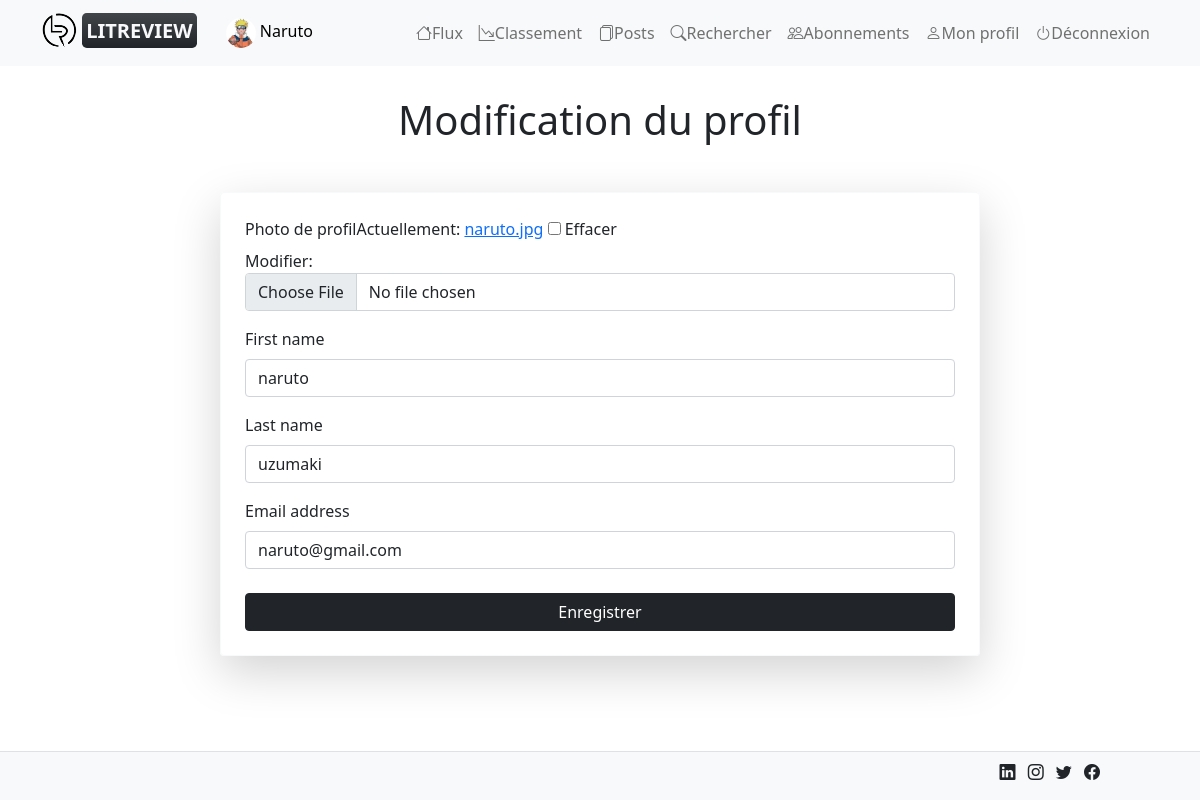
The app's page /profile/profile_update (signed in) with its own data.
### authentication/models.py (models this page shows, shortened)
class User(AbstractUser):
    WIDTH = 200
    image = models.ImageField(verbose_name="Photo de profil", blank=True, null=True)
    def __str__(self):
        return f"{str(self.username).capitalize()}"

### authentication/views.py (the view)
# urls.py: path("profile/profile_update", profile_update, name="profile_update"),
@login_required
def profile_update(request):
    form = forms.ProfileForm(instance=request.user)
    if request.method == "POST":
        form = forms.ProfileForm(request.POST, request.FILES, instance=request.user)
        if form.is_valid():
            form.save()
            return redirect("profile")
    return render(request, "authentication/profile_update.html", {"form": form})

### authentication/forms.py
class ProfileForm(forms.ModelForm):
    class Meta:
        model = get_user_model()
        fields = ("image", "first_name", "last_name", "email")

### authentication/templates/authentication/profile_update.html (shortened to what this page needs)
{% extends 'base.html' %}
{% block content %}
  {% load django_bootstrap5 %}
  <h1 class="text-center my-4 mb-5">Modification du profil</h1>
  <div class="col-12 col-lg-8 offset-lg-2 p-4 border rounded border-light shadow-lg">
    <form method="post" enctype="multipart/form-data">
      {% bootstrap_form form %}
      <button type="submit" class="btn btn-dark w-100 mt-2">
        Enregistrer
      </button>
    </form>
  </div>
{% endblock content %}

### templates/partials/header.html (shortened to what this page needs)
{% load static %}
<nav class="bg-light navbar-light navbar navbar-expand-lg fixed-top">
  <div class="container
  ">
    <a href="{% url 'home' %}" class="navbar-brand text-uppercase fw-bold">
      <img src="{% static 'img/logo.png' %}" alt="logo LITReview" >
      <span class="bg-dark text-light p-1 bg-gradient rounded-3">
        LITReview
      </span>
    </a>
    {% if user.is_authenticated %}
      <span>
          <a href="{% url 'profile' %}" role="button" class="btn btn-light">
              {% if user.image %}
                  <img src="{{user.image.url}}" alt="photo de profile" class="rounded-circle">
              {% else %}
                  <img src="{% static 'img/default_profile.png' %}" alt="photo de profile" class="rounded-circle">
              {% endif %}
              {{user}}
          </a>
      </span>
      <div class="collapse navbar-collapse justify-content-end" id="navbarNav">
        <ul class="navbar-nav">
          <li class="nav-item active">
              <a class="nav-link
              "
              href="{% url 'home' %}">
                <i class="bi bi-house d-none d-xl-inline"></i>Flux
              </a>
          </li>
          <li class="nav-item">
            <a class="nav-link
            "
            href="{% url 'ranking' %}">
              <i class="bi bi-graph-down d-none d-xl-inline"></i>Classement
            </a>
          </li>
          <li class="nav-item">
            <a class="nav-link
            "
              href="{% url 'posts' %}"><i class="bi bi-files d-none d-xl-inline"></i>Posts</a>
          </li>
          <li class="nav-item">
            <a class="nav-link
            "
            href="{% url 'search' %}">
              <i class="bi bi-search d-none d-xl-inline"></i>Rechercher
            </a>
          </li>
          <li class="nav-item">
            <a class="nav-link
            "
            href="{% url 'relation' %}">
              <i class="bi bi-people d-none d-xl-inline"></i>Abonnements
            </a>
          </li>
          <li class="nav-item">
            <a class="nav-link
            "
            href="{% url 'profile' %}">
              <i class="bi bi-person d-none d-xl-inline"></i>Mon profil
            </a>
          </li>
          <li class="nav-item">
            <a class="nav-link" href="{% url 'logout' %}">
              <i class="bi bi-power d-none d-xl-inline"></i>Déconnexion
            </a>
          </li>
        </ul>
      </div>
    {% endif %}
  </div>
</nav>

### static/css/styles.css (style rules this page uses)
.rounded-circle { height: 30px; }

### records on screen
User: image (picture), username "Naruto", first_name "naruto", last_name "uzumaki", email "naruto@gmail.com"
